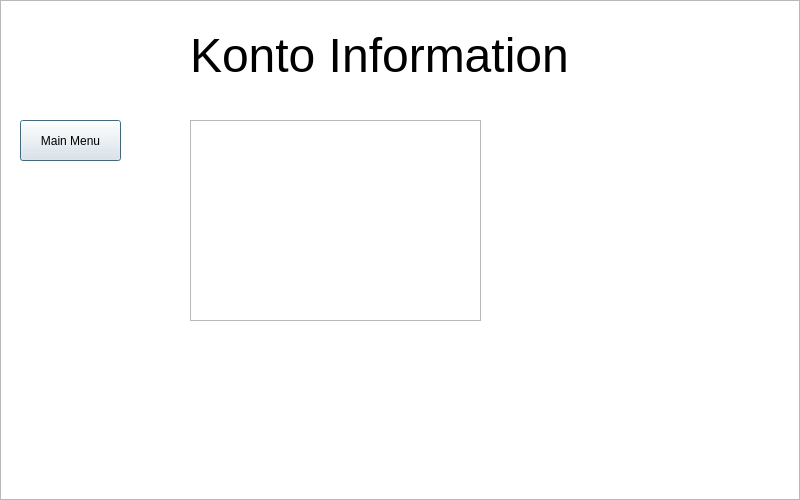
<?xml version="1.0" encoding="UTF-8"?>
<ui version="4.0">
 <class>KontoInformation</class>
 <widget class="QDialog" name="KontoInformation">
  <property name="geometry">
   <rect>
    <x>0</x>
    <y>0</y>
    <width>800</width>
    <height>500</height>
   </rect>
  </property>
  <property name="windowTitle">
   <string>Dialog</string>
  </property>
  <widget class="QTextBrowser" name="textBrowser">
   <property name="geometry">
    <rect>
     <x>0</x>
     <y>0</y>
     <width>800</width>
    <height>500</height>
    </rect>
   </property>
  </widget>
  <widget class="QLabel" name="label">
   <property name="geometry">
    <rect>
     <x>190</x>
     <y>-20</y>
     <width>461</width>
     <height>151</height>
    </rect>
   </property>
   <property name="font">
    <font>
     <pointsize>36</pointsize>
    </font>
   </property>
   <property name="text">
    <string>Konto Information</string>
   </property>
  </widget>
  <widget class="QTextBrowser" name="textBrowserKontoInformation">
   <property name="geometry">
    <rect>
     <x>190</x>
     <y>120</y>
     <width>291</width>
     <height>201</height>
    </rect>
   </property>
  </widget>
  <widget class="QPushButton" name="pushButton">
   <property name="geometry">
    <rect>
     <x>20</x>
     <y>120</y>
     <width>101</width>
     <height>41</height>
    </rect>
   </property>
   <property name="text">
    <string>Main Menu</string>
   </property>
  </widget>
 </widget>
 <resources/>
 <connections/>
</ui>
